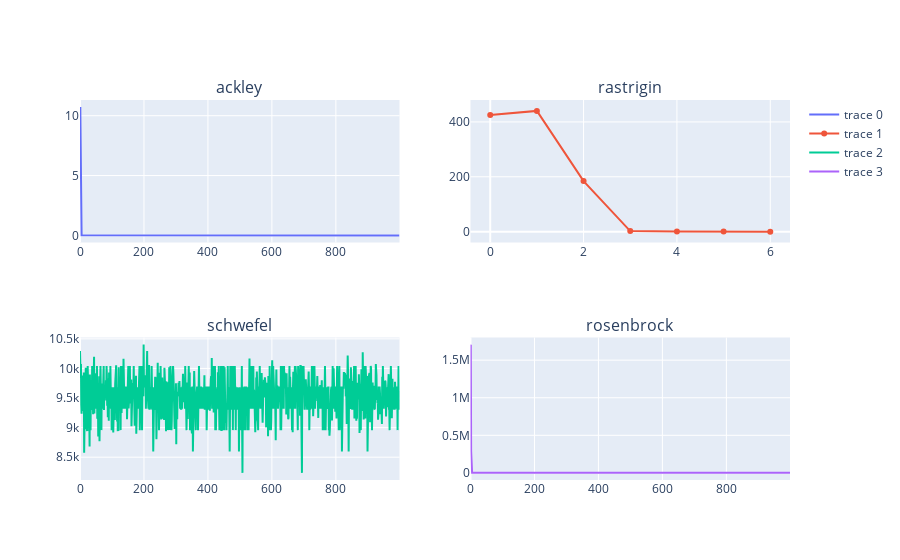

The code cell stored with this chart in its notebook:
### Code cell
fig = make_subplots(rows=2, cols=2, subplot_titles=FUNCTIONS)

fig.add_trace(go.Scatter(y=[x['melhor_fitness'] for x in ea_dict[FUNCTIONS[0]].geracoes]),row=1,col=1)
fig.add_trace(go.Scatter(y=[x['melhor_fitness'] for x in ea_dict[FUNCTIONS[1]].geracoes]),row=1,col=2)
fig.add_trace(go.Scatter(y=[x['melhor_fitness'] for x in ea_dict[FUNCTIONS[2]].geracoes]),row=2,col=1)
fig.add_trace(go.Scatter(y=[x['melhor_fitness'] for x in ea_dict[FUNCTIONS[3]].geracoes]),row=2,col=2)

### Figure 1 — Plotly figure (JSON) as saved in the notebook; plotly's stock layout.template omitted (floating-point values rounded to 4 significant figures; data arrays with more than 128 entries replaced by an {"elided": "..."} marker saying what was removed)
{"data": [{"type": "scatter", "xaxis": "x", "y": {"elided": "1000 float values"}, "yaxis": "y"}, {"type": "scatter", "xaxis": "x2", "y": [425.4, 440.3, 184.2, 1.912, 0.0004066, 8.206e-09, 0], "yaxis": "y2"}, {"type": "scatter", "xaxis": "x3", "y": {"elided": "1000 float values"}, "yaxis": "y3"}, {"type": "scatter", "xaxis": "x4", "y": {"elided": "1000 float values"}, "yaxis": "y4"}], "layout": {"annotations": [{"font": {"size": 16}, "showarrow": false, "text": "ackley", "x": 0.225, "xanchor": "center", "xref": "paper", "y": 1, "yanchor": "bottom", "yref": "paper"}, {"font": {"size": 16}, "showarrow": false, "text": "rastrigin", "x": 0.775, "xanchor": "center", "xref": "paper", "y": 1, "yanchor": "bottom", "yref": "paper"}, {"font": {"size": 16}, "showarrow": false, "text": "schwefel", "x": 0.225, "xanchor": "center", "xref": "paper", "y": 0.375, "yanchor": "bottom", "yref": "paper"}, {"font": {"size": 16}, "showarrow": false, "text": "rosenbrock", "x": 0.775, "xanchor": "center", "xref": "paper", "y": 0.375, "yanchor": "bottom", "yref": "paper"}], "xaxis": {"anchor": "y", "domain": [0, 0.45]}, "xaxis2": {"anchor": "y2", "domain": [0.55, 1]}, "xaxis3": {"anchor": "y3", "domain": [0, 0.45]}, "xaxis4": {"anchor": "y4", "domain": [0.55, 1]}, "yaxis": {"anchor": "x", "domain": [0.625, 1]}, "yaxis2": {"anchor": "x2", "domain": [0.625, 1]}, "yaxis3": {"anchor": "x3", "domain": [0, 0.375]}, "yaxis4": {"anchor": "x4", "domain": [0, 0.375]}}}
